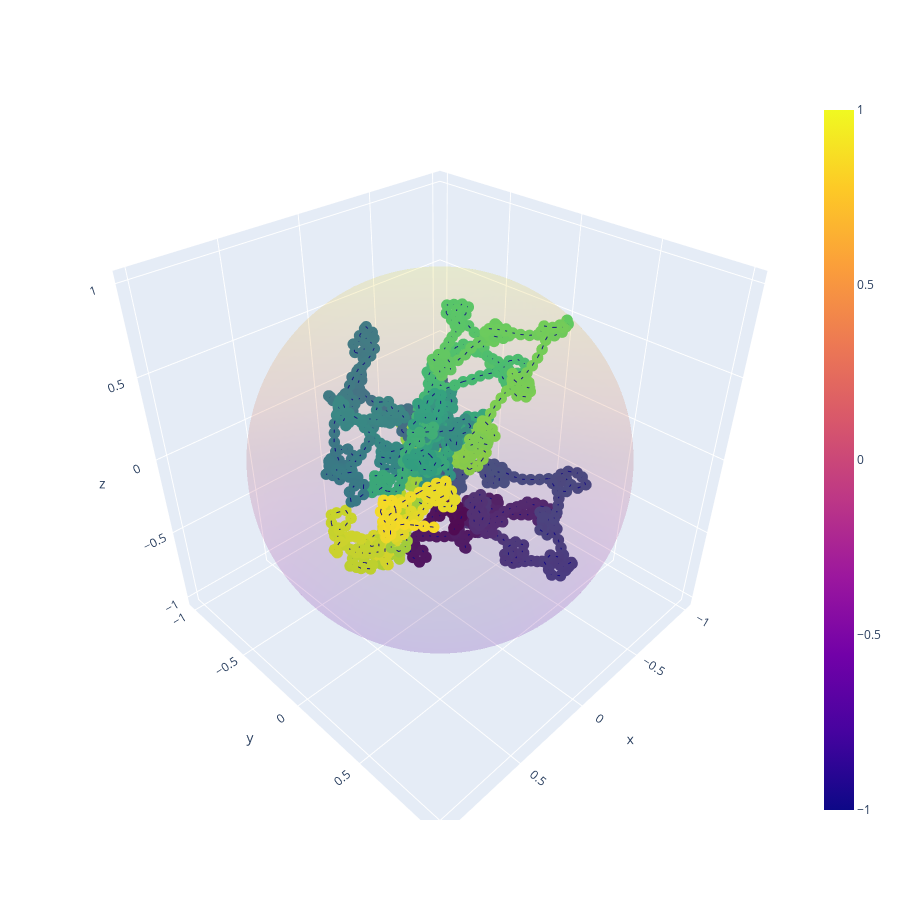

Write notebook code for a chart like this one.
### Code cell
plot_structure_in_sphere(synthetic_biological_structure)

### Figure 1 — Plotly figure (JSON) as saved in the notebook; plotly's stock layout.template omitted (floating-point values rounded to 4 significant figures; data arrays with more than 128 entries replaced by an {"elided": "..."} marker saying what was removed)
{"data": [{"opacity": 0.1, "type": "surface", "x": {"elided": "100x100 float values"}, "y": {"elided": "100x100 float values"}, "z": {"elided": "100x100 float values"}}, {"line": {"color": "darkblue", "width": 2}, "marker": {"color": {"elided": "1258 int values"}, "colorscale": [[0, "#440154"], [0.1111, "#482878"], [0.2222, "#3e4989"], [0.3333, "#31688e"], [0.4444, "#26828e"], [0.5556, "#1f9e89"], [0.6667, "#35b779"], [0.7778, "#6ece58"], [0.8889, "#b5de2b"], [1, "#fde725"]], "size": 4}, "type": "scatter3d", "x": {"elided": "1258 float values"}, "y": {"elided": "1258 float values"}, "z": {"elided": "1258 float values"}}], "layout": {"height": 900, "width": 900}}
